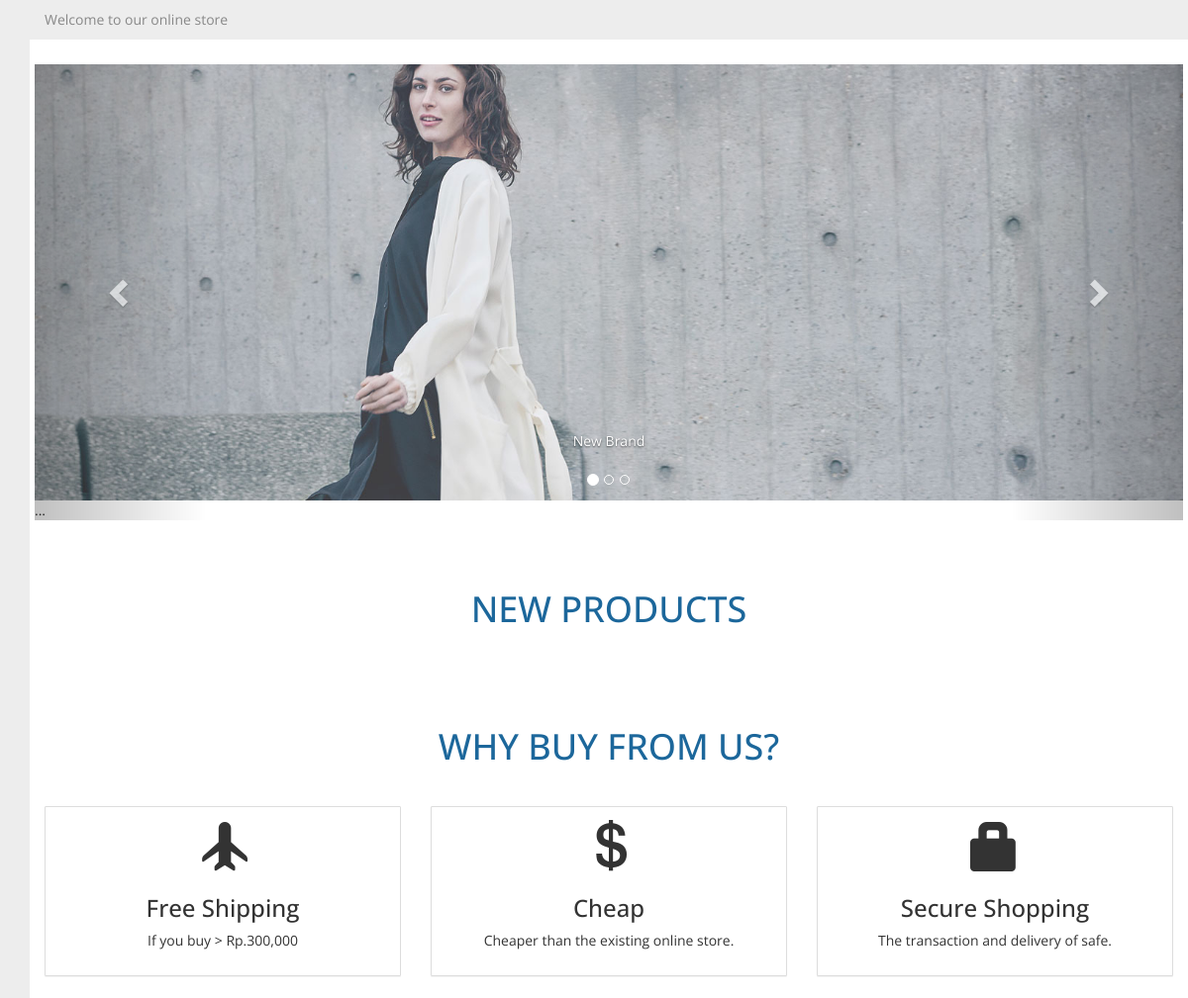
The page /onlineshop/index.php (upper part) on the database as committed earlier.
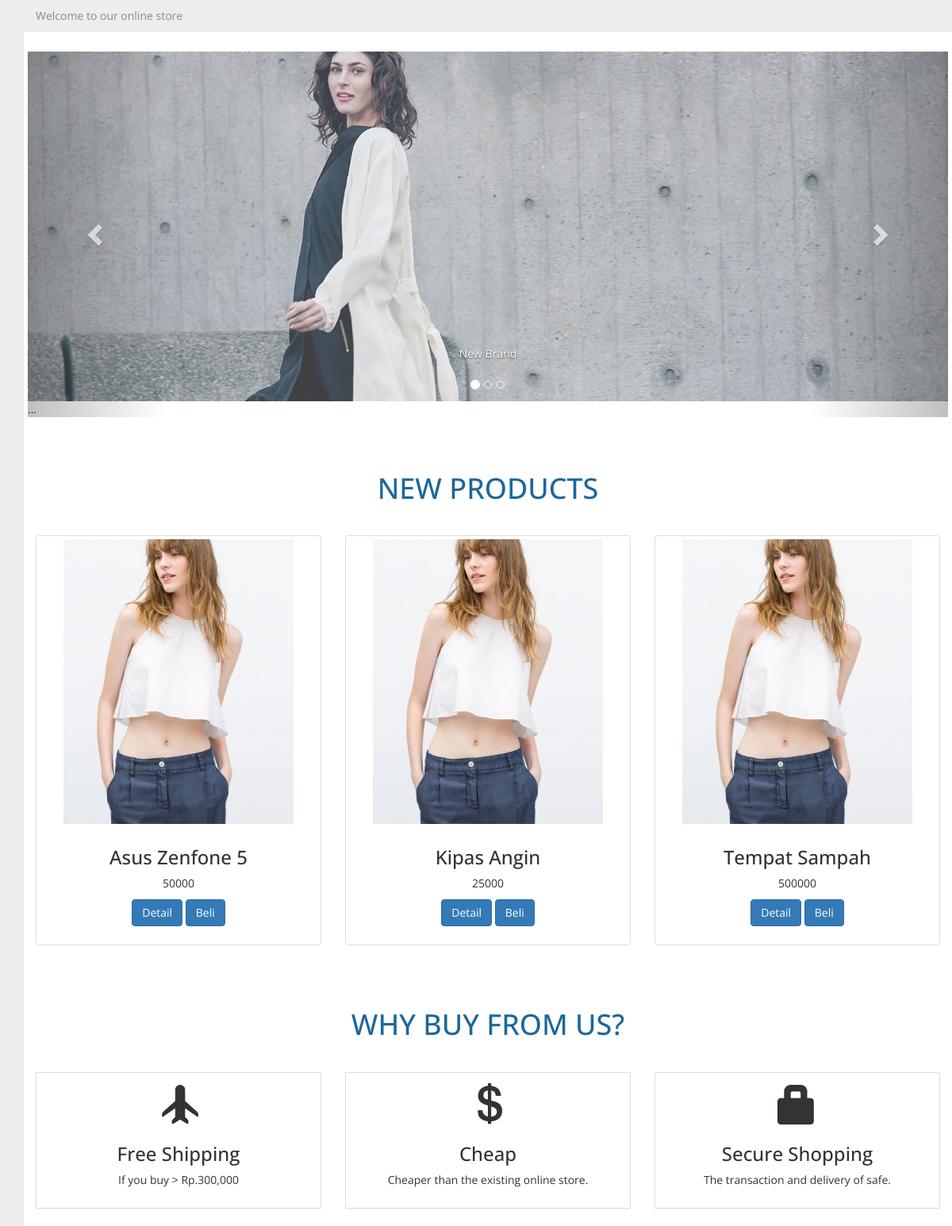
The same page on the database as committed later.
### tables this page shows
CREATE TABLE `sys_product` (
  `id` int(11) NOT NULL,
  `label` varchar(100) NOT NULL,
  `price` int(100) DEFAULT NULL,
  `brand_id` int(10) NOT NULL,
  `cat_id` int(10) NOT NULL,
  `time` date DEFAULT NULL,
  `description` varchar(255) DEFAULT NULL,
  `images` varchar(255) DEFAULT NULL
);

### onlineshop/index.php (the view, shortened to what this page needs)
<!DOCTYPE html>
<html lang="en">
  <head>
    <link href="../css/bootstrap.css" rel="stylesheet">
    <link href="../css/custom.css" rel="stylesheet">
  </head>
  <body>
  <header>
  	<div class="container">
  		<div class="col-md-12">
  			<p>Welcome to our online store</p>
  		</div>
  	</div>
  </header>
  <div class="container">
	  <?php include("menu.php") ?>
	 <div class="banner container">
	 	<div class="col-md-12 banner2">
	 		<div id="carousel-example-generic" class="carousel slide" data-ride="carousel">
			  <ol class="carousel-indicators">
			    <li data-target="#carousel-example-generic" data-slide-to="0" class="active"></li>
			    <li data-target="#carousel-example-generic" data-slide-to="1"></li>
			    <li data-target="#carousel-example-generic" data-slide-to="2"></li>
			  </ol>
			  <div class="carousel-inner" role="listbox">
			    <div class="item active">
			      <img src="../images/banner1.jpg" alt="...">
			      <div class="carousel-caption">
			        New Brand
			      </div>
			    </div>
			    ...
			  </div>
			  <a class="left carousel-control" href="#carousel-example-generic" role="button" data-slide="prev">
			    <span class="glyphicon glyphicon-chevron-left" aria-hidden="true"></span>
			  </a>
			  <a class="right carousel-control" href="#carousel-example-generic" role="button" data-slide="next">
			    <span class="glyphicon glyphicon-chevron-right" aria-hidden="true"></span>
			  </a>
			</div>
	 	</div>
	 </div>
	 <div class="product container">
	 	<div class=" title col-md-12 text-center">
	 		<h1>NEW PRODUCTS</h1>
	 	</div>
	 	<div class="row">
                    <?php
                        $query = "select * from sys_product";
                        $result = mysqli_query($dbc, $query);
                        while ($nav = mysqli_fetch_assoc($result)) { ?>
                            <div class="col-sm-6 col-md-4 text-center">
                                <div class="thumbnail">
                                  <img src="../images/product/crop_top1.jpg">
                                  <div class="caption">
                                    <h3><?php echo $nav['label']; ?></h3>
                                    <p><?php echo $nav['price']; ?></p>
                                    <p><a href="#" class="btn btn-primary" role="button">Detail</a>
                                    <a href="#" class="btn btn-primary" role="button">Beli</a></p>
                                  </div>
                                </div>
                            </div>
                        <?php }
                    ?>
		</div>
	 </div>
	 <div class="services container">
	 	<div class="col-md-12 text-center title">
        <h1>WHY BUY FROM US?</h1>
      </div>
      <div class="row ">
        <div class="col-md-4 text-center">
          <div class="panel panel-default">
            <div class="panel-body">
              <span class="glyphicon glyphicon-plane" aria-hidden="true"></span>
              <h3>Free Shipping</h3>
              <p>If you buy > Rp.300,000</p>
            </div>
          </div>
        </div>
        <div class="col-md-4 text-center">
          <div class="panel panel-default">
            <div class="panel-body">
              <span class="glyphicon glyphicon-usd" aria-hidden="true"></span>
              <h3>Cheap</h3>
              <p>Cheaper than the existing online store.</p>
            </div>
          </div>
        </div>
        <div class="col-md-4 text-center">
          <div class="panel panel-default">
            <div class="panel-body">
              <span class="glyphicon glyphicon-lock" aria-hidden="true"></span>
              <h3>Secure Shopping</h3>
              <p>The transaction and delivery of safe.</p>
            </div>
          </div>
        </div>
      </div>
	 </div>
  </body>
</html>

Rows that differ between the two databases and show on the page:
added sys_product: label "Asus Zenfone 5", price "50000"
added sys_product: label "Kipas Angin", price "25000"
added sys_product: label "Tempat Sampah", price "500000"
